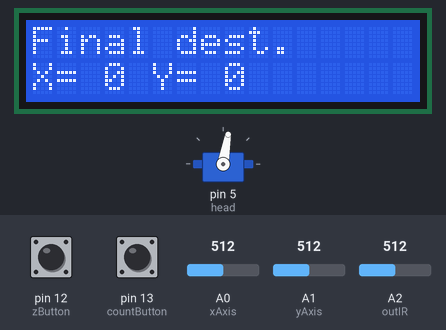
The sketch below on a simulated Arduino Uno, built with avr-gcc and run on an emulated ATmega328P. Parts: servo, 16×2 character LCD. Inputs (shaded band) come from the test bench; at power-on: A2 (outIR) = 512, pin 12 (zButton) HIGH, pin 13 (countButton) LOW, A0 (xAxis) = 512, A1 (yAxis) = 512. What the sketch prints to the serial monitor is not drawn.

Above: at 1.2 s.
1.3 s: A2 (outIR) set to 221
At 3.5 s:
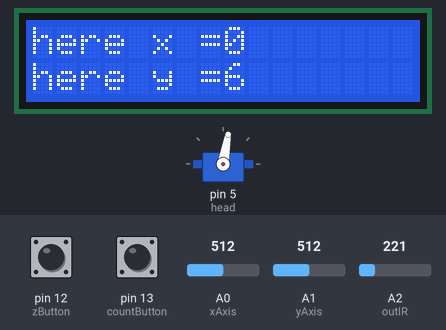
5.3 s: A2 (outIR) set to 197
At 9.1 s:
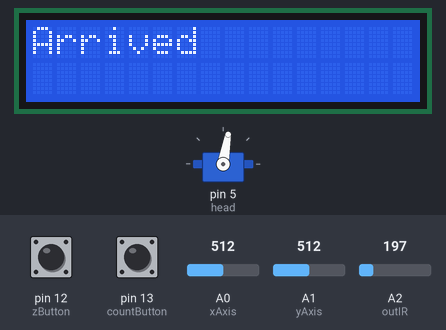
10.3 s: pin 12 (zButton) pulled LOW for 1.8 s
At 11.9 s:
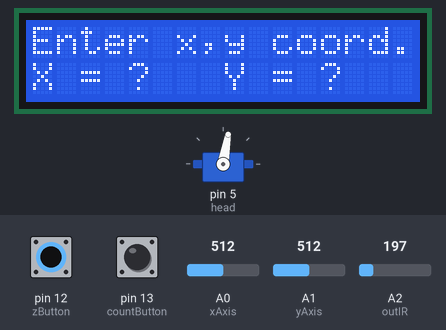
Timing chart, 0 to 19.6 s (numbered marks = the images above; inputs shaded):
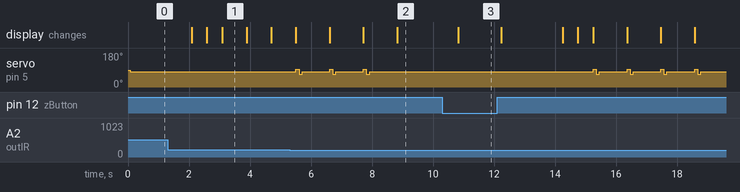

Measured:
- the behaviour switches between 205 and 204 on A2 (outIR) (found by bisection; images 1 and 2)
- after the input at 5.3 s, servo on pin 5 (head): 80° → 93° after 0.21 s, then repeats every 1.1 s: 67° 0.10 s, 80° 0.91 s, 93° 0.10 s, until it stays 80° from 7.9 s
- after the input at 10.3 s, the display: changes after 0.53 s (image 3)
- what the display in image 1 shows lasts 0.8 s, from 3.1 s to 3.9 s

The sketch:

Car_intel_obstacle.ino
```cpp
/***From DestinationInputs**/
// Setting of the lcd
#include <LiquidCrystal.h>
//LiquidCrystal lcd(9, 8, 7, 6, 5, 4);
LiquidCrystal lcd(2, 4, 6, 7, 8, 9);
// Definition of variables
int xAxis = A0, yAxis = A1;
int zButton = 12;
int countButton = 13;
int X, Y, validate, start, count, addX, addY, xPos=0, yPos=0,i=0;
const int EPSI = 50;
int xo, yo;

/***SFrom ObstacleViewer***/
#include <Servo.h>
const int outIR=A2; //Analog Pin for  output of sensor
const int range =1.75;
Servo head;

/***From Move***/
int x = 0, y=0;
const int blockTime = 1000, forwardTime=500,turningTime=500;
const int leftMotors = 10, rightMotors = 11;
const int blockSize = 20;


void setup() {
  /***From ObstacleViewer***/
  head.attach(5); //Servo is connected to PWM pin no. 5
  //head.write(80); //This assigns it to an angle of 80 degrees. The center
  Serial.begin(9600);
  /***From DestinationInputs***/
  // Setup of the screen
  lcd.begin(16,2);
  lcd.clear();
  // Setup for the analog input
  int x1 = analogRead(A0);
  int y1 = analogRead(A1);
  xo=x1; yo=y1;

}

void loop() {
  /***From DesinationInput***/
  // Set initial coordinates
  head.write(80);
  //head.write(80);
  int* coordinates = destination();
  int c0 = coordinates[0];
  int c1 = coordinates[1];
  move(c0/blockSize , c1/blockSize);
}


/***From Move***/
void turnLeft()
{
  digitalWrite(leftMotors,HIGH);
  delay(turningTime);
  digitalWrite(leftMotors,LOW);
}
void turnRight()
{
  digitalWrite(rightMotors,HIGH);
  delay(turningTime);
  digitalWrite(rightMotors,LOW);
}

void goForward()
{
  digitalWrite(leftMotors, HIGH);
  digitalWrite(rightMotors, HIGH);
  delay(forwardTime);
  digitalWrite(leftMotors, LOW);
  digitalWrite(rightMotors, LOW);
}
void stop() //stop the car
{
  digitalWrite(leftMotors, LOW);
  digitalWrite(rightMotors, LOW);
}

void move( int x, int y) //move recursively
{
  lcd.clear();
  lcd.print("here x =");
  lcd.print(x);
  lcd.setCursor(0,1);
  lcd.print("here y =");
  lcd.print(y);
  if( y == 0)
  {
      if (x== 0) {
        lcd.clear();
        lcd.print("Arrived");
        delay(2000);
        return;
      }
      //watch();
      //lookAround();
      else if ( x > 0 ) //assume there will be no obstacle on the right of the Y-end so no check obstacle initially
      {
        turnRight();
        lcd.clear();
        lcd.print("right turn");
        delay(500);
        move(y, x);
      }
      else//assume there will be no obstacle on the right of the Y-end so no check obstacle initially
      {
        turnLeft();
        lcd.clear();
        lcd.print("left turn");
        delay(500);
        move(y, abs(x));
      }
  }
  else if ( y > 0)
  {
    lookForward();
    delay(300);
    goForward();
    y--;
    move(x, y);
  }
  else
  {
      turnLeft();
      turnLeft();
      lcd.clear();
      lcd.print("change direction");
      delay(500);
      move(-x, -y);
  }

}

/***From ObstacleViewer***/
float watch(){
  float howfar = analogRead(outIR); //LOOKS AT THE SIGNAL FROM IR SENSOR
  float volts = (howfar/1023) *5;
  //float distance = 65*pow(volts, -1.10);
  return (volts);
}
//Still need to add list to loop


boolean lookLeft(){ //Looks in leftscanval
  boolean leftObstacle = false;
  head.write(140);
  delay(500); //I used 80 degrees because its the central angle of my 160 degrees span (use 90 degrees if you are moving your servo through the whole 180 degrees)
  if(watch() > range) {leftObstacle =true;Serial.println("Obstacle at leftt");}
  else{
    head.write(160);
    delay(500);
    if(watch() > range) {leftObstacle =true;Serial.println("Obstacle at left");}
}
  //Finish looking around (look forward again)
  delay(500);
  head.write(80);
  return leftObstacle;
}

boolean lookRight(){ //Looks in  rightscanval
  boolean rightObstacle = false;
  head.write(20); //I used 80 degrees because its the central angle of my 160 degrees span (use 90 degrees if you are moving your servo through the whole 180 degrees)
  delay(500);
  if(watch() > range) {rightObstacle =true;Serial.println("Obstacle at rightt");}
  else{
    head.write(2);
    delay(500);
    if(watch() > range) {rightObstacle =true;Serial.println("Obstacle at right");}
   }
  //Finish looking around (look forward again)
  delay(500);
  head.write(80);
  return rightObstacle;
}


boolean lookForward()
{
  boolean obstacle = false;
  if(watch() > range) {obstacle =true;Serial.println("Obstacle in front");} // Obstacle in front
  else{
    head.write(93); // Look left
    delay(100);
    if(watch() > range) {obstacle =true;Serial.println("Obstacle at left");} // obstacle at left
    else{
      head.write(67); // Look right
      delay(100);
      if(watch() > range) {obstacle =true; Serial.println("Obstacle at right");} // Obstacle at right
    }
    head.write(80);
    delay(100);
  }

  return obstacle;
}

/***From DestinationInputs***/
int* destination()
{
  boolean up = false, down = false, left = false, right = false;
  int x=0, y=0 ,xi=0, yi=0;
  int I = 100, i = 20;
  int coordinates[] = {0,0};
  // Reset the screen
 // Serial.println(digitalRead(10));
  lcd.clear();
  lcd.print("Enter x,y coord.");
  lcd.setCursor(0,1);
  lcd.print("X = ?   Y = ?");
  validate = digitalRead(zButton);
  // Wait until the user validates the coodinates
  while(validate != HIGH)
  {
    // Read user inputs
    X = analogRead(xAxis);
    Y = analogRead(yAxis);
    int count = digitalRead(countButton);

    // Increment values according to user's inputs
    if(up && Y-yo > EPSI) y+=I; // analog up
    else if (up && count == HIGH) y+=i; // count y-up
    else if(down && yo-Y > EPSI) y-=I; // analog down
    else if (down && count == HIGH) y-=i; // count y-down
    else if(right && X-xo > EPSI) x+=I; // analog right
    else if (right && count == HIGH) x+=i; // count x-right
    else if(left && xo-X > EPSI) x-=I; // analog left
    else if (left && count == HIGH) x-=i; // count x-left

    // Choose the side of the axis
    if(xo-X > EPSI)// Left
      {left = true; up = false; down = false; right = false;}
    else if(X-xo > EPSI)// Right
      {left = false; up = false; down = false; right = true;}
    else if(yo-Y > EPSI)// Down
      {left = false; up = false; down = true; right = false;}
    else if(Y-yo > EPSI)// Up
      {left = false; up = true; down = false; right = false;}
    // Reset the screen
    if(x==xi && y==yi){}
    else{
      lcd.clear();
      lcd.print("Actual coor.");
      lcd.setCursor(0,1);
      lcd.print("X = "); lcd.print(y);
      lcd.print(" Y = "); lcd.print(x);
    }
    delay(200); // pause between inputs reading
    validate = digitalRead(zButton); // Check for validation
    xi=x;
    yi=y;
  }
 coordinates[0] = y;
 coordinates[1] = x;
 lcd.clear();
 lcd.print("Final dest.");
 lcd.setCursor(0,1);
 lcd.print("X= "); lcd.print(y);
 lcd.print(" Y= "); lcd.print(x);
 delay(2000);
 return coordinates;
}
```
